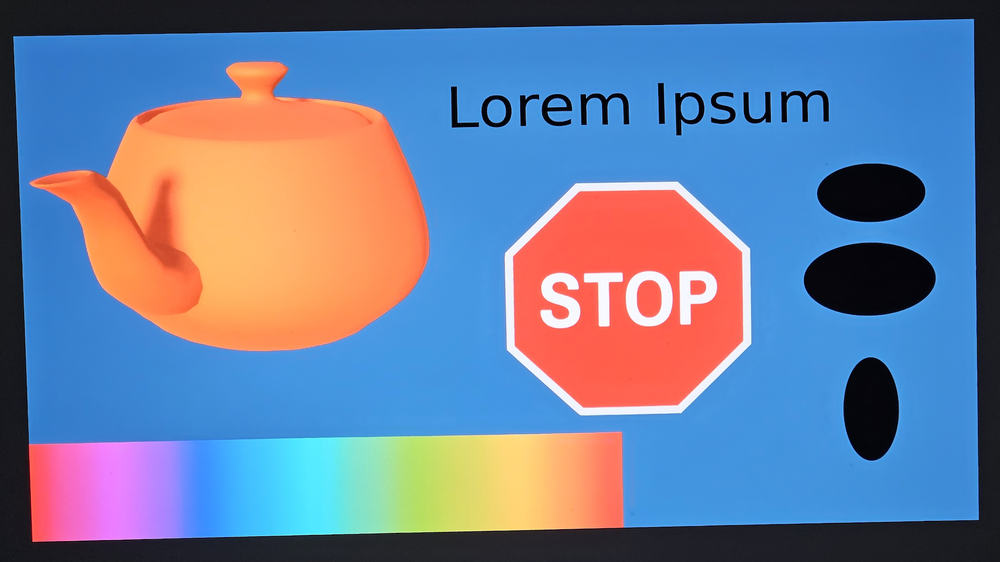
#> input picture Data/Teapot/4.png, 1000 x 562 px, shrunk from 1920 x 1080 before the run
$ python CustomSimilarity.py
#> lines starting #> are read from the running program, lines starting #| are printed output that depends on the picture
import SimpleITK as sitk
import numpy as np
from scipy.optimize import minimize
from scipy.ndimage import gaussian_filter
import cv2


# Define the custom similarity metric (e.g., sum of absolute differences)
def custom_similarity_metric(transform_params):
    # Load fixed and moving images
    fixed_image = sitk.ReadImage("fixed_image.png", sitk.sitkFloat32)
    moving_image = sitk.ReadImage("moving_image.png", sitk.sitkFloat32)

    # Create a SimpleITK transform object using the parameters (e.g., translation)
    transform = sitk.TranslationTransform(2)  # Example: 2D translation
    transform.SetParameters(transform_params)

    # Resample the moving image using the transform
    resampled_moving_image = sitk.Resample(moving_image, fixed_image, transform)

    # Convert both images to numpy arrays for easier manipulation
    fixed_np = sitk.GetArrayFromImage(fixed_image)
    moving_np = sitk.GetArrayFromImage(resampled_moving_image)

    # Calculate the custom similarity metric (sum of absolute differences)
    similarity = np.sum(np.abs(fixed_np - moving_np))

    return similarity

def test1():

    # Initial guess for the transform parameters (e.g., translation x=0, y=0)
    initial_params = [0.0, 0.0]

    # Optimize the parameters using scipy.optimize.minimize
    result = minimize(custom_similarity_metric, initial_params, method='Powell')

    # Get the optimized transformation parameters
    optimized_params = result.x

    print("Optimized parameters:", optimized_params)


# convolution with a derivative of Gaussian kernel for image gradient
def normalize_to_uint8(image):
    """
    Normalize an image to the range [0, 255] and convert to uint8.
    """
    norm_image = cv2.normalize(image, None, 0, 255, cv2.NORM_MINMAX)
    return norm_image.astype(np.uint8)
    #norm_image = cv2.normalize(image, None, 0, 255, cv2.NORM_MINMAX)
    #return norm_image


def compute_gradient(image, sigma=1.0):
    """
    Compute the intensity gradient of an image using the derivative of Gaussian.


    Parameters:
        image (2D numpy array): The input grayscale image.
        sigma (float): The standard deviation of the Gaussian.

    Returns:
        gradient_magnitude (2D numpy array): The gradient magnitude image.
        gradient_x (2D numpy array): The gradient in the x-direction.
        gradient_y (2D numpy array): The gradient in the y-direction.
    """
    # Apply Gaussian smoothing to the image
    smoothed_image = gaussian_filter(image, sigma=sigma)

    # Compute the gradient in x and y direction using the derivative of the Gaussian
    gradient_x = gaussian_filter(image, sigma=sigma, order=[0, 1])  # Derivative in x direction
    gradient_y = gaussian_filter(image, sigma=sigma, order=[1, 0])  # Derivative in y direction

    # Compute gradient magnitude
    gradient_magnitude = np.sqrt(gradient_x**2 + gradient_y**2)

    return gradient_magnitude, gradient_x, gradient_y


def test2():
    # Example usage:
    image = cv2.imread('Data/Teapot/4.png', cv2.IMREAD_GRAYSCALE)
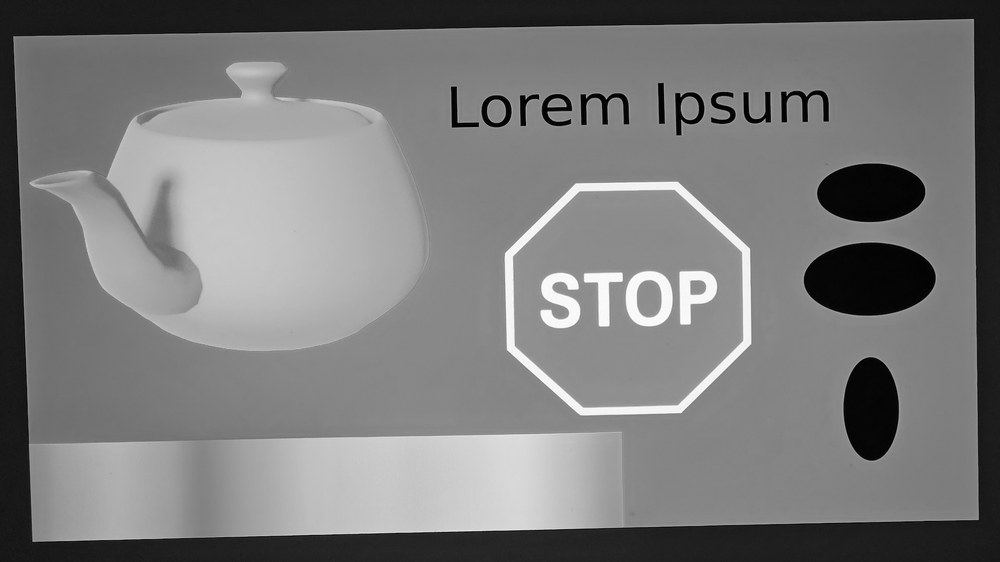
#> image: shape (562, 1000); min 0, max 255, mean 122.9
    gradient_magnitude, gradient_x, gradient_y = compute_gradient(image, sigma=1.0)
#> in compute_gradient, `gradient_x = gaussian_filter(image, sigma=sigma, order=[0, 1])`:
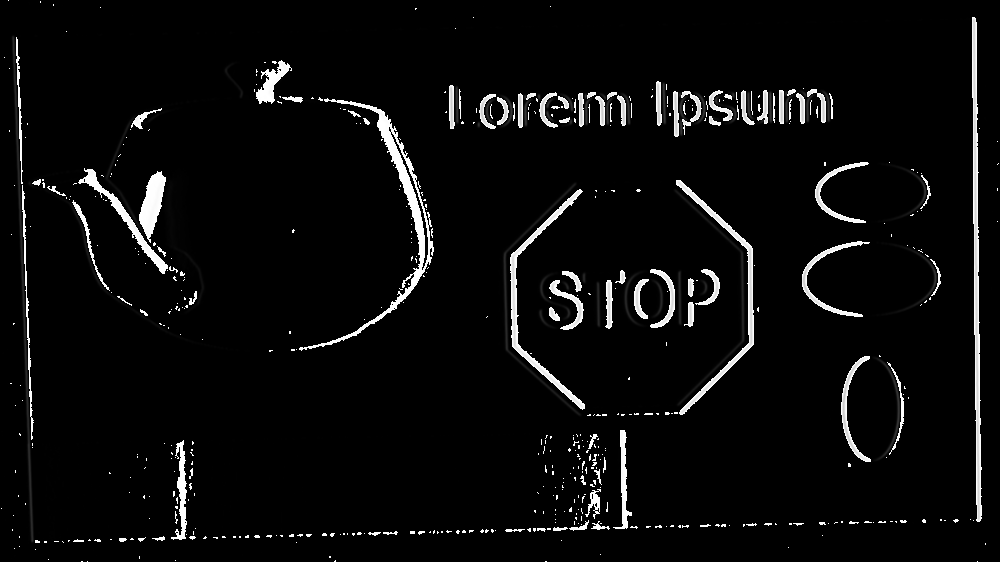
#> gradient_x: shape (562, 1000); min 0, max 255, mean 11.5
#> in compute_gradient, `gradient_y = gaussian_filter(image, sigma=sigma, order=[1, 0])`:
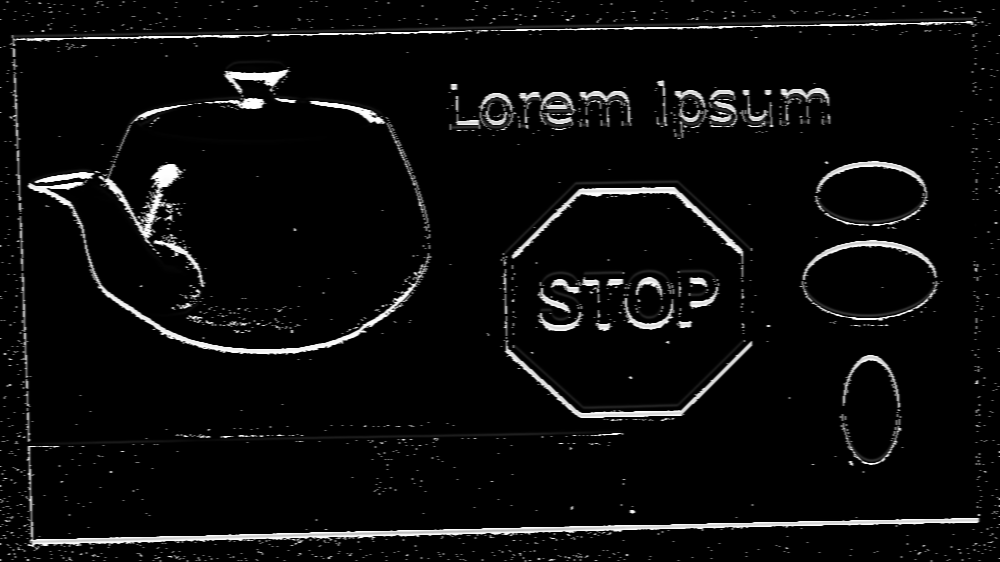
#> gradient_y: shape (562, 1000); min 0, max 255, mean 11.9
#> in compute_gradient, `gradient_magnitude = np.sqrt(gradient_x**2 + gradient_y**2)`:
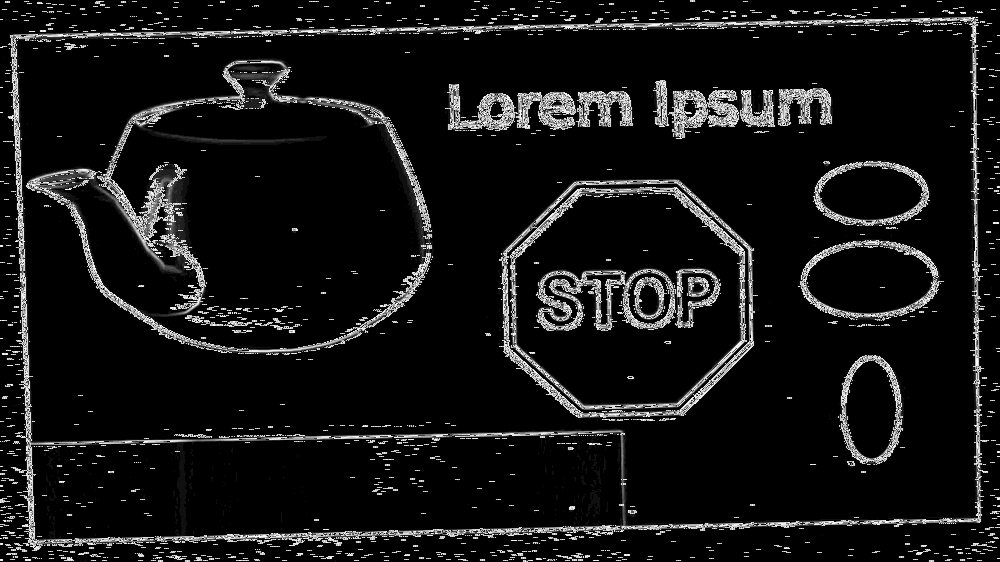
#> gradient_magnitude: shape (562, 1000) float16; min 0, max 15.91, mean 1.29; drawn with min black and max white

    gradient_magnitude = gradient_magnitude / np.max(gradient_magnitude)
    gradient_x = gradient_x / np.max(np.abs(gradient_x))
    gradient_y = gradient_y / np.max(np.abs(gradient_y))
    print(gradient_magnitude.shape)
#| (562, 1000)
    print(gradient_magnitude.dtype)
#| float16

    gradient_magnitude = normalize_to_uint8(gradient_magnitude.astype(np.float32))
    gradient_x = normalize_to_uint8(gradient_x.astype(np.float32))
    gradient_y = normalize_to_uint8(gradient_y.astype(np.float32))

    # Display the gradient magnitude using OpenCV (optional)
    cv2.imshow('Gradient Magnitude', gradient_magnitude)
    cv2.imshow('Gradient X', gradient_x)
    cv2.imshow('Gradient Y', gradient_y)
    cv2.waitKey(0)
    cv2.destroyAllWindows()

test2()
